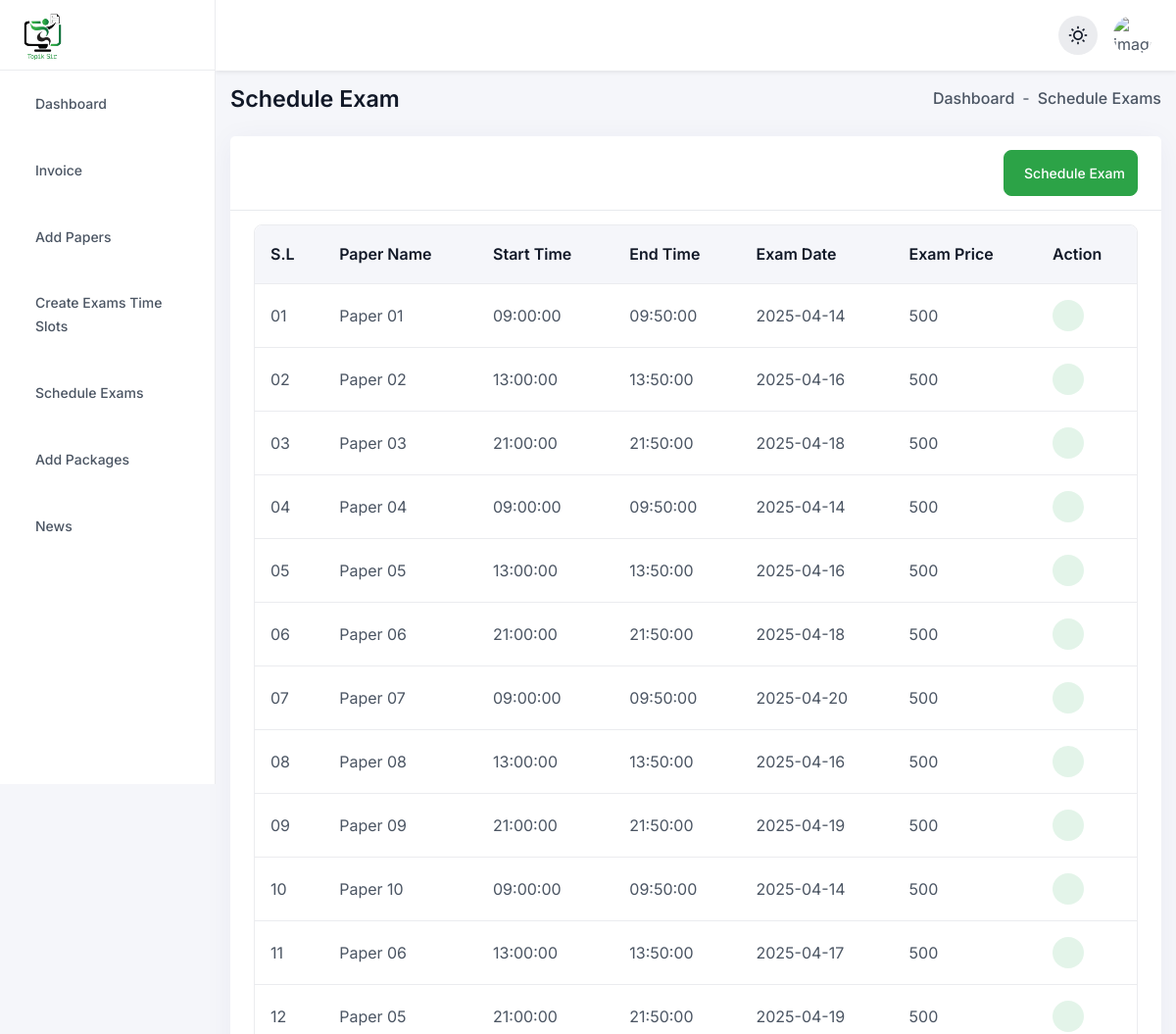
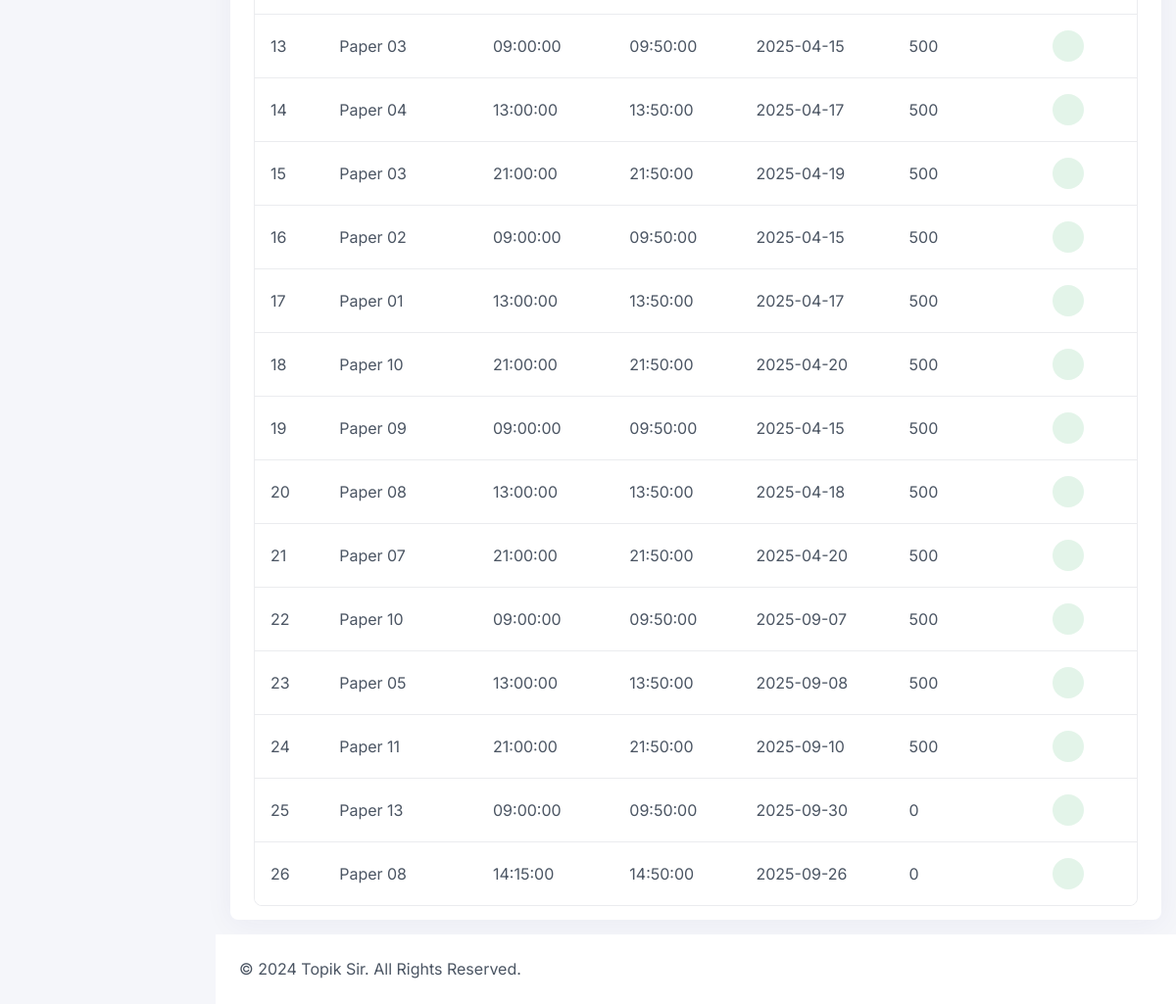
The app's page /admin/add-exams.php (signed in) with its own data (2 pictures, top to bottom).
### tables this page shows
CREATE TABLE `exam_time_table` (
  `id` int(11) NOT NULL AUTO_INCREMENT,
  `papers_paper_id` int(11) NOT NULL,
  `time_slots_id` int(11) NOT NULL,
  `exam_date` date NOT NULL,
  `exam_price` double NOT NULL DEFAULT 0,
  PRIMARY KEY (`id`),
  KEY `fk_exam_time_table_papers1_idx` (`papers_paper_id`),
  KEY `fk_exam_time_table_time_slots1_idx` (`time_slots_id`),
  CONSTRAINT `fk_exam_time_table_papers1` FOREIGN KEY (`papers_paper_id`) REFERENCES `papers` (`paper_id`),
  CONSTRAINT `fk_exam_time_table_time_slots1` FOREIGN KEY (`time_slots_id`) REFERENCES `time_slots` (`id`)
);

CREATE TABLE `papers` (
  `paper_id` int(11) NOT NULL AUTO_INCREMENT,
  `paper_name` varchar(45) NOT NULL,
  `publish_at` timestamp NOT NULL DEFAULT current_timestamp(),
  `isSample` tinyint(4) NOT NULL,
  `paper_status` tinyint(2) NOT NULL DEFAULT 0,
  PRIMARY KEY (`paper_id`)
);

CREATE TABLE `time_slots` (
  `id` int(11) NOT NULL AUTO_INCREMENT,
  `start_time` time NOT NULL,
  `end_time` time NOT NULL,
  PRIMARY KEY (`id`)
);

### api/admin/services/ExamService.php (called while the page is built, shortened)
<?php
class ExamService
{
    private $db;
    public function __construct()
    {
        $database = new Database();
        $this->db = $database->getConnection();
    }
    public function getExamTimeTable()
    {
        try {
            $query = "SELECT ett.id, ett.exam_date, ts.start_time, ts.end_time, p.paper_name, ts.id AS time_slot_id,p.paper_id AS paper_id,ett.exam_price AS exam_price
                      FROM exam_time_table ett
                      INNER JOIN time_slots ts ON ett.time_slots_id = ts.id
                      INNER JOIN papers p ON ett.papers_paper_id = p.paper_id";
            $stmt = $this->db->prepare($query);
            $stmt->execute();
            return $stmt->fetchAll(PDO::FETCH_ASSOC);
        } catch (PDOException $exception) {
            error_log($exception->getMessage());
            return [];
        }
    }
}

### api/config/dbconnection.php (called while the page is built, shortened)
<?php
class Database
{
    private $host;
    private $db_name;
    private $username;
    private $password;
    private $port;
    public function __construct()
    {
        $this->host = "153.92.15.44";
        $this->port = "3306";
        $this->db_name = "u617196622_topiksir";
        $this->username = "u617196622_root_topiksir";
        $this->password = "V3:24q3be>v";
    }
    public function getConnection()
    {
        $this->conn = null;
        try {
            $this->conn = new PDO(
                "mysql:host=" . $this->host . ";port=" . $this->port . ";dbname=" . $this->db_name,
                $this->username,
                $this->password,
                [PDO::ATTR_PERSISTENT => true]
            );
            $this->conn->setAttribute(PDO::ATTR_ERRMODE, PDO::ERRMODE_EXCEPTION);
            $this->conn->setAttribute(PDO::ATTR_EMULATE_PREPARES, false);
        } catch (PDOException $exception) {
            error_log($exception->getMessage());
            die("Connection error. Please try again later.");
        }
        return $this->conn;
    }
}

### admin/add-exams.php (the view, shortened to what this page needs)
<!DOCTYPE html>
<html lang="en" data-theme="light">
<head>
    <link rel="stylesheet" type="text/css" href="https://cdn.jsdelivr.net/npm/toastify-js/src/toastify.min.css">
    <link rel="stylesheet" href="assets/css/remixicon.css">
    <link rel="stylesheet" href="assets/css/lib/bootstrap.min.css">
    <link rel="stylesheet" href="assets/css/lib/apexcharts.css">
    <link rel="stylesheet" href="assets/css/lib/dataTables.min.css">
    <link rel="stylesheet" href="assets/css/lib/editor-katex.min.css">
    <link rel="stylesheet" href="assets/css/lib/editor.atom-one-dark.min.css">
    <link rel="stylesheet" href="assets/css/lib/editor.quill.snow.css">
    <link rel="stylesheet" href="assets/css/lib/flatpickr.min.css">
    <link rel="stylesheet" href="assets/css/lib/full-calendar.css">
    <link rel="stylesheet" href="assets/css/lib/jquery-jvectormap-2.0.5.css">
    <link rel="stylesheet" href="assets/css/lib/magnific-popup.css">
    <link rel="stylesheet" href="assets/css/lib/slick.css">
    <link rel="stylesheet" href="assets/css/lib/prism.css">
    <link rel="stylesheet" href="assets/css/lib/file-upload.css">
    <link rel="stylesheet" href="assets/css/lib/audioplayer.css">
    <link rel="stylesheet" href="assets/css/style.css">
    <link rel="stylesheet" type="text/css" href="https://cdn.jsdelivr.net/npm/toastify-js/src/toastify.min.css">
</head>
<body>
    <?php include 'include/sidebar.php' ?>
    <main class="dashboard-main">
        <?php include 'include/header.php';
        $examService = new ExamService();
        $exams = $examService->getExamTimeTable();
        ?>
        <div class="dashboard-main-body">
            <div class="d-flex flex-wrap align-items-center justify-content-between gap-3 mb-24">
                <h6 class="fw-semibold mb-0">Schedule Exam</h6>
                <ul class="d-flex align-items-center gap-2">
                    <li class="fw-medium">
                        <a href="/dashboard" class="d-flex align-items-center gap-1 hover-text-primary">
                            Dashboard
                        </a>
                    </li>
                    <li>-</li>
                    <li class="fw-medium">Schedule Exams</li>
                </ul>
            </div>
            <div class="card">
                <div class="card-header d-flex flex-wrap align-items-center justify-content-end gap-3">
                    <button class="btn btn-success-600 text-sm btn-sm px-12 py-12 radius-8 d-flex align-items-center gap-2" data-bs-toggle="modal" data-bs-target="#addExamModel">
                        Schedule Exam
                    </button>
                </div>
                <div class="card-body">
                    <div class="table-responsive scroll-sm">
                        <table class="table bordered-table mb-0">
                            <thead>
                                <tr>
                                    <th scope="col">S.L</th>
                                    <th scope="col">Paper Name</th>
                                    <th scope="col">Start Time</th>
                                    <th scope="col">End Time</th>
                                    <th scope="col">Exam Date</th>
                                    <th scope="col">Exam Price</th>
                                    <th scope="col">Action</th>
                                </tr>
                            </thead>
                            <tbody>
                                <?php
                                $exams = $examService->getExamTimeTable();
                                if (!empty($exams)):
                                    foreach ($exams as $index => $exam):
                                ?>
                                        <tr>
                                            <td><?= str_pad($index + 1, 2, '0', STR_PAD_LEFT); ?></td>
                                            <td><?= $exam['paper_name']; ?></td>
                                            <td><?= $exam['start_time']; ?></td>
                                            <td><?= $exam['end_time']; ?></td>
                                            <td><?= $exam['exam_date']; ?></td>
                                            <td><?= $exam['exam_price']; ?></td>
                                            <td>
                                                <button
                                                    class="edit-btn w-32-px h-32-px bg-success-focus text-success-main rounded-circle d-inline-flex align-items-center justify-content-center"
                                                    data-id="<?= $exam['id']; ?>"
                                                    data-time-slot="<?= $exam['time_slot_id']; ?>"
                                                    data-paper-id="<?= $exam['paper_id']; ?>"
                                                    data-exam-date="<?= $exam['exam_date']; ?>"
                                                    data-exam-price="<?= $exam['exam_price']; ?>"
                                                    data-bs-toggle="modal"
                                                    data-bs-target="#editExamSlotsModel">
                                                </button>
                                            </td>
                                        </tr>
                                    <?php endforeach; ?>
                                <?php else: ?>
                                    <tr>
                                        <td colspan="7" class="text-center text-secondary-light">No Exams yet.</td>
                                    </tr>
                                <?php endif; ?>
                            </tbody>
                        </table>
                    </div>
                </div>
            </div>
        </div>
        <?php include('include/footer.php'); ?>
    </main>
</body>
</html>

### records on screen
exam_time_table: index "01", papers_paper.paper_name "Paper 01", time_slots.start_time "09:00:00", time_slots.end_time "09:50:00", exam_date "2025-04-14", exam_price "500"
exam_time_table: index "02", papers_paper.paper_name "Paper 02", time_slots.start_time "13:00:00", time_slots.end_time "13:50:00", exam_date "2025-04-16", exam_price "500"
exam_time_table: index "03", papers_paper.paper_name "Paper 03", time_slots.start_time "21:00:00", time_slots.end_time "21:50:00", exam_date "2025-04-18", exam_price "500"
exam_time_table: index "04", papers_paper.paper_name "Paper 04", time_slots.start_time "09:00:00", time_slots.end_time "09:50:00", exam_date "2025-04-14", exam_price "500"
exam_time_table: index "05", papers_paper.paper_name "Paper 05", time_slots.start_time "13:00:00", time_slots.end_time "13:50:00", exam_date "2025-04-16", exam_price "500"
exam_time_table: index "06", papers_paper.paper_name "Paper 06", time_slots.start_time "21:00:00", time_slots.end_time "21:50:00", exam_date "2025-04-18", exam_price "500"
exam_time_table: index "07", papers_paper.paper_name "Paper 07", time_slots.start_time "09:00:00", time_slots.end_time "09:50:00", exam_date "2025-04-20", exam_price "500"
exam_time_table: index "08", papers_paper.paper_name "Paper 08", time_slots.start_time "13:00:00", time_slots.end_time "13:50:00", exam_date "2025-04-16", exam_price "500"
exam_time_table: index "09", papers_paper.paper_name "Paper 09", time_slots.start_time "21:00:00", time_slots.end_time "21:50:00", exam_date "2025-04-19", exam_price "500"
exam_time_table: index "10", papers_paper.paper_name "Paper 10", time_slots.start_time "09:00:00", time_slots.end_time "09:50:00", exam_date "2025-04-14", exam_price "500"
exam_time_table: index "11", papers_paper.paper_name "Paper 06", time_slots.start_time "13:00:00", time_slots.end_time "13:50:00", exam_date "2025-04-17", exam_price "500"
exam_time_table: index "12", papers_paper.paper_name "Paper 05", time_slots.start_time "21:00:00", time_slots.end_time "21:50:00", exam_date "2025-04-19", exam_price "500"
exam_time_table: index "13", papers_paper.paper_name "Paper 03", time_slots.start_time "09:00:00", time_slots.end_time "09:50:00", exam_date "2025-04-15", exam_price "500"
exam_time_table: index "14", papers_paper.paper_name "Paper 04", time_slots.start_time "13:00:00", time_slots.end_time "13:50:00", exam_date "2025-04-17", exam_price "500"
exam_time_table: index "15", papers_paper.paper_name "Paper 03", time_slots.start_time "21:00:00", time_slots.end_time "21:50:00", exam_date "2025-04-19", exam_price "500"
exam_time_table: index "16", papers_paper.paper_name "Paper 02", time_slots.start_time "09:00:00", time_slots.end_time "09:50:00", exam_date "2025-04-15", exam_price "500"
exam_time_table: index "17", papers_paper.paper_name "Paper 01", time_slots.start_time "13:00:00", time_slots.end_time "13:50:00", exam_date "2025-04-17", exam_price "500"
exam_time_table: index "18", papers_paper.paper_name "Paper 10", time_slots.start_time "21:00:00", time_slots.end_time "21:50:00", exam_date "2025-04-20", exam_price "500"
exam_time_table: index "19", papers_paper.paper_name "Paper 09", time_slots.start_time "09:00:00", time_slots.end_time "09:50:00", exam_date "2025-04-15", exam_price "500"
exam_time_table: index "20", papers_paper.paper_name "Paper 08", time_slots.start_time "13:00:00", time_slots.end_time "13:50:00", exam_date "2025-04-18", exam_price "500"
exam_time_table: index "21", papers_paper.paper_name "Paper 07", time_slots.start_time "21:00:00", time_slots.end_time "21:50:00", exam_date "2025-04-20", exam_price "500"
exam_time_table: index "22", papers_paper.paper_name "Paper 10", time_slots.start_time "09:00:00", time_slots.end_time "09:50:00", exam_date "2025-09-07", exam_price "500"
exam_time_table: index "23", papers_paper.paper_name "Paper 05", time_slots.start_time "13:00:00", time_slots.end_time "13:50:00", exam_date "2025-09-08", exam_price "500"
exam_time_table: index "24", papers_paper.paper_name "Paper 11", time_slots.start_time "21:00:00", time_slots.end_time "21:50:00", exam_date "2025-09-10", exam_price "500"
exam_time_table: index "25", papers_paper.paper_name "Paper 13", time_slots.start_time "09:00:00", time_slots.end_time "09:50:00", exam_date "2025-09-30", exam_price "0"
exam_time_table: index "26", papers_paper.paper_name "Paper 08", time_slots.start_time "14:15:00", time_slots.end_time "14:50:00", exam_date "2025-09-26", exam_price "0"
